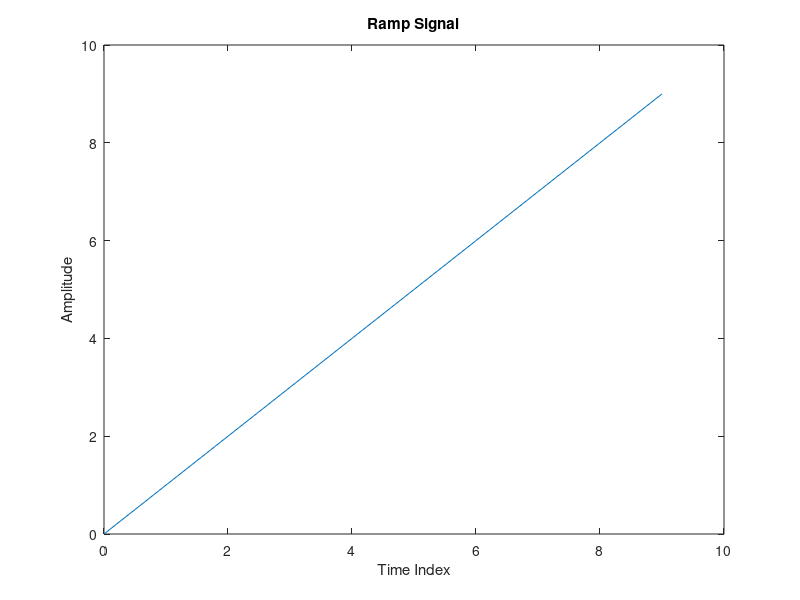

Here is the MATLAB script that generated this plot:
%Program to generate ramp signal in matlab
clc
clear all
close all
n = 10; %Here n is number of sequence
a=1; % a is slope,here it is 45 degree
t=0:n-1;
plot(t,a*t);
ylabel('Amplitude');
xlabel('Time Index');
title('Ramp Signal');
